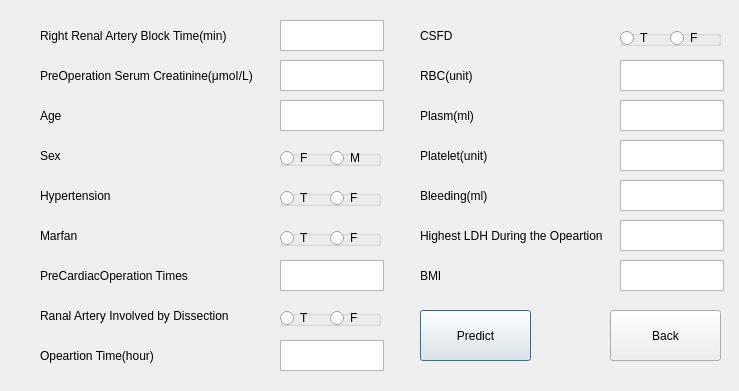
<?xml version="1.0" encoding="UTF-8"?>
<ui version="4.0">
 <class>Dialog</class>
 <widget class="QDialog" name="Dialog">
  <property name="geometry">
   <rect>
    <x>0</x>
    <y>0</y>
    <width>739</width>
    <height>391</height>
   </rect>
  </property>
  <property name="windowTitle">
   <string>ARF Predict Model</string>
  </property>
  <widget class="QLabel" name="label">
   <property name="geometry">
    <rect>
     <x>40</x>
     <y>20</y>
     <width>231</width>
     <height>31</height>
    </rect>
   </property>
   <property name="text">
    <string>Right Renal Artery Block Time(min)</string>
   </property>
  </widget>
  <widget class="QTextEdit" name="textEdit">
   <property name="geometry">
    <rect>
     <x>280</x>
     <y>20</y>
     <width>104</width>
     <height>31</height>
    </rect>
   </property>
  </widget>
  <widget class="QLabel" name="label_2">
   <property name="geometry">
    <rect>
     <x>40</x>
     <y>60</y>
     <width>231</width>
     <height>31</height>
    </rect>
   </property>
   <property name="text">
    <string>PreOperation Serum Creatinine(μmoI/L)</string>
   </property>
  </widget>
  <widget class="QTextEdit" name="textEdit_2">
   <property name="geometry">
    <rect>
     <x>280</x>
     <y>60</y>
     <width>104</width>
     <height>31</height>
    </rect>
   </property>
  </widget>
  <widget class="QLabel" name="label_3">
   <property name="geometry">
    <rect>
     <x>40</x>
     <y>100</y>
     <width>231</width>
     <height>31</height>
    </rect>
   </property>
   <property name="text">
    <string>Age</string>
   </property>
  </widget>
  <widget class="QTextEdit" name="textEdit_3">
   <property name="geometry">
    <rect>
     <x>280</x>
     <y>100</y>
     <width>104</width>
     <height>31</height>
    </rect>
   </property>
  </widget>
  <widget class="QLabel" name="label_4">
   <property name="geometry">
    <rect>
     <x>40</x>
     <y>140</y>
     <width>231</width>
     <height>31</height>
    </rect>
   </property>
   <property name="text">
    <string>Sex</string>
   </property>
  </widget>
  <widget class="QLabel" name="label_5">
   <property name="geometry">
    <rect>
     <x>40</x>
     <y>180</y>
     <width>231</width>
     <height>31</height>
    </rect>
   </property>
   <property name="text">
    <string>Hypertension</string>
   </property>
  </widget>
  <widget class="QGroupBox" name="groupBox">
   <property name="geometry">
    <rect>
     <x>280</x>
     <y>150</y>
     <width>101</width>
     <height>16</height>
    </rect>
   </property>
   <property name="title">
    <string/>
   </property>
   <widget class="QRadioButton" name="radioButton">
    <property name="geometry">
     <rect>
      <x>0</x>
      <y>0</y>
      <width>31</width>
      <height>16</height>
     </rect>
    </property>
    <property name="text">
     <string>F</string>
    </property>
   </widget>
   <widget class="QRadioButton" name="radioButton_2">
    <property name="geometry">
     <rect>
      <x>50</x>
      <y>0</y>
      <width>31</width>
      <height>16</height>
     </rect>
    </property>
    <property name="text">
     <string>M</string>
    </property>
   </widget>
  </widget>
  <widget class="QGroupBox" name="groupBox_2">
   <property name="geometry">
    <rect>
     <x>280</x>
     <y>190</y>
     <width>101</width>
     <height>16</height>
    </rect>
   </property>
   <property name="title">
    <string/>
   </property>
   <widget class="QRadioButton" name="radioButton_3">
    <property name="geometry">
     <rect>
      <x>0</x>
      <y>0</y>
      <width>31</width>
      <height>16</height>
     </rect>
    </property>
    <property name="text">
     <string>T</string>
    </property>
   </widget>
   <widget class="QRadioButton" name="radioButton_4">
    <property name="geometry">
     <rect>
      <x>50</x>
      <y>0</y>
      <width>31</width>
      <height>16</height>
     </rect>
    </property>
    <property name="text">
     <string>F</string>
    </property>
   </widget>
  </widget>
  <widget class="QLabel" name="label_6">
   <property name="geometry">
    <rect>
     <x>40</x>
     <y>220</y>
     <width>231</width>
     <height>31</height>
    </rect>
   </property>
   <property name="text">
    <string>Marfan</string>
   </property>
  </widget>
  <widget class="QGroupBox" name="groupBox_3">
   <property name="geometry">
    <rect>
     <x>280</x>
     <y>230</y>
     <width>101</width>
     <height>16</height>
    </rect>
   </property>
   <property name="title">
    <string/>
   </property>
   <widget class="QRadioButton" name="radioButton_5">
    <property name="geometry">
     <rect>
      <x>0</x>
      <y>0</y>
      <width>31</width>
      <height>16</height>
     </rect>
    </property>
    <property name="text">
     <string>T</string>
    </property>
   </widget>
   <widget class="QRadioButton" name="radioButton_6">
    <property name="geometry">
     <rect>
      <x>50</x>
      <y>0</y>
      <width>31</width>
      <height>16</height>
     </rect>
    </property>
    <property name="text">
     <string>F</string>
    </property>
   </widget>
  </widget>
  <widget class="QLabel" name="label_7">
   <property name="geometry">
    <rect>
     <x>40</x>
     <y>260</y>
     <width>231</width>
     <height>31</height>
    </rect>
   </property>
   <property name="text">
    <string>PreCardiacOperation Times</string>
   </property>
  </widget>
  <widget class="QTextEdit" name="textEdit_4">
   <property name="geometry">
    <rect>
     <x>280</x>
     <y>260</y>
     <width>104</width>
     <height>31</height>
    </rect>
   </property>
  </widget>
  <widget class="QLabel" name="label_8">
   <property name="geometry">
    <rect>
     <x>40</x>
     <y>300</y>
     <width>231</width>
     <height>31</height>
    </rect>
   </property>
   <property name="text">
    <string>Ranal Artery Involved by Dissection</string>
   </property>
  </widget>
  <widget class="QLabel" name="label_9">
   <property name="geometry">
    <rect>
     <x>40</x>
     <y>340</y>
     <width>231</width>
     <height>31</height>
    </rect>
   </property>
   <property name="text">
    <string>Opeartion Time(hour)</string>
   </property>
  </widget>
  <widget class="QGroupBox" name="groupBox_4">
   <property name="geometry">
    <rect>
     <x>280</x>
     <y>310</y>
     <width>101</width>
     <height>16</height>
    </rect>
   </property>
   <property name="title">
    <string/>
   </property>
   <widget class="QRadioButton" name="radioButton_7">
    <property name="geometry">
     <rect>
      <x>0</x>
      <y>0</y>
      <width>31</width>
      <height>16</height>
     </rect>
    </property>
    <property name="text">
     <string>T</string>
    </property>
   </widget>
   <widget class="QRadioButton" name="radioButton_8">
    <property name="geometry">
     <rect>
      <x>50</x>
      <y>0</y>
      <width>31</width>
      <height>16</height>
     </rect>
    </property>
    <property name="text">
     <string>F</string>
    </property>
   </widget>
  </widget>
  <widget class="QTextEdit" name="textEdit_5">
   <property name="geometry">
    <rect>
     <x>280</x>
     <y>340</y>
     <width>104</width>
     <height>31</height>
    </rect>
   </property>
  </widget>
  <widget class="QLabel" name="label_10">
   <property name="geometry">
    <rect>
     <x>420</x>
     <y>20</y>
     <width>121</width>
     <height>31</height>
    </rect>
   </property>
   <property name="text">
    <string>CSFD</string>
   </property>
  </widget>
  <widget class="QLabel" name="label_11">
   <property name="geometry">
    <rect>
     <x>420</x>
     <y>60</y>
     <width>171</width>
     <height>31</height>
    </rect>
   </property>
   <property name="text">
    <string>RBC(unit)</string>
   </property>
  </widget>
  <widget class="QLabel" name="label_12">
   <property name="geometry">
    <rect>
     <x>420</x>
     <y>100</y>
     <width>171</width>
     <height>31</height>
    </rect>
   </property>
   <property name="text">
    <string>Plasm(ml)</string>
   </property>
  </widget>
  <widget class="QLabel" name="label_13">
   <property name="geometry">
    <rect>
     <x>420</x>
     <y>140</y>
     <width>171</width>
     <height>31</height>
    </rect>
   </property>
   <property name="text">
    <string>Platelet(unit)</string>
   </property>
  </widget>
  <widget class="QLabel" name="label_14">
   <property name="geometry">
    <rect>
     <x>420</x>
     <y>180</y>
     <width>171</width>
     <height>31</height>
    </rect>
   </property>
   <property name="text">
    <string>Bleeding(ml)</string>
   </property>
  </widget>
  <widget class="QLabel" name="label_15">
   <property name="geometry">
    <rect>
     <x>420</x>
     <y>220</y>
     <width>231</width>
     <height>31</height>
    </rect>
   </property>
   <property name="text">
    <string>Highest LDH During the Opeartion</string>
   </property>
  </widget>
  <widget class="QLabel" name="label_16">
   <property name="geometry">
    <rect>
     <x>420</x>
     <y>260</y>
     <width>231</width>
     <height>31</height>
    </rect>
   </property>
   <property name="text">
    <string>BMI</string>
   </property>
  </widget>
  <widget class="QTextEdit" name="textEdit_6">
   <property name="geometry">
    <rect>
     <x>620</x>
     <y>60</y>
     <width>104</width>
     <height>31</height>
    </rect>
   </property>
  </widget>
  <widget class="QTextEdit" name="textEdit_7">
   <property name="geometry">
    <rect>
     <x>620</x>
     <y>100</y>
     <width>104</width>
     <height>31</height>
    </rect>
   </property>
  </widget>
  <widget class="QTextEdit" name="textEdit_8">
   <property name="geometry">
    <rect>
     <x>620</x>
     <y>140</y>
     <width>104</width>
     <height>31</height>
    </rect>
   </property>
  </widget>
  <widget class="QTextEdit" name="textEdit_9">
   <property name="geometry">
    <rect>
     <x>620</x>
     <y>180</y>
     <width>104</width>
     <height>31</height>
    </rect>
   </property>
  </widget>
  <widget class="QTextEdit" name="textEdit_10">
   <property name="geometry">
    <rect>
     <x>620</x>
     <y>220</y>
     <width>104</width>
     <height>31</height>
    </rect>
   </property>
  </widget>
  <widget class="QTextEdit" name="textEdit_11">
   <property name="geometry">
    <rect>
     <x>620</x>
     <y>260</y>
     <width>104</width>
     <height>31</height>
    </rect>
   </property>
  </widget>
  <widget class="QPushButton" name="pushButton">
   <property name="geometry">
    <rect>
     <x>420</x>
     <y>310</y>
     <width>111</width>
     <height>51</height>
    </rect>
   </property>
   <property name="text">
    <string>Predict</string>
   </property>
  </widget>
  <widget class="QPushButton" name="pushButton_2">
   <property name="geometry">
    <rect>
     <x>610</x>
     <y>310</y>
     <width>111</width>
     <height>51</height>
    </rect>
   </property>
   <property name="text">
    <string>Back</string>
   </property>
  </widget>
  <widget class="QGroupBox" name="groupBox_5">
   <property name="geometry">
    <rect>
     <x>620</x>
     <y>30</y>
     <width>101</width>
     <height>16</height>
    </rect>
   </property>
   <property name="title">
    <string/>
   </property>
   <widget class="QRadioButton" name="radioButton_11">
    <property name="geometry">
     <rect>
      <x>0</x>
      <y>0</y>
      <width>31</width>
      <height>16</height>
     </rect>
    </property>
    <property name="text">
     <string>T</string>
    </property>
   </widget>
   <widget class="QRadioButton" name="radioButton_12">
    <property name="geometry">
     <rect>
      <x>50</x>
      <y>0</y>
      <width>31</width>
      <height>16</height>
     </rect>
    </property>
    <property name="text">
     <string>F</string>
    </property>
   </widget>
  </widget>
 </widget>
 <resources/>
 <connections>
  <connection>
   <sender>pushButton</sender>
   <signal>clicked()</signal>
   <receiver>Dialog</receiver>
   <slot>accept()</slot>
   <hints>
    <hint type="sourcelabel">
     <x>465</x>
     <y>339</y>
    </hint>
    <hint type="destinationlabel">
     <x>1219</x>
     <y>923</y>
    </hint>
   </hints>
  </connection>
  <connection>
   <sender>pushButton_2</sender>
   <signal>clicked()</signal>
   <receiver>Dialog</receiver>
   <slot>close()</slot>
   <hints>
    <hint type="sourcelabel">
     <x>670</x>
     <y>335</y>
    </hint>
    <hint type="destinationlabel">
     <x>1279</x>
     <y>950</y>
    </hint>
   </hints>
  </connection>
 </connections>
 <slots>
  <slot>Aki_predict()</slot>
 </slots>
</ui>
